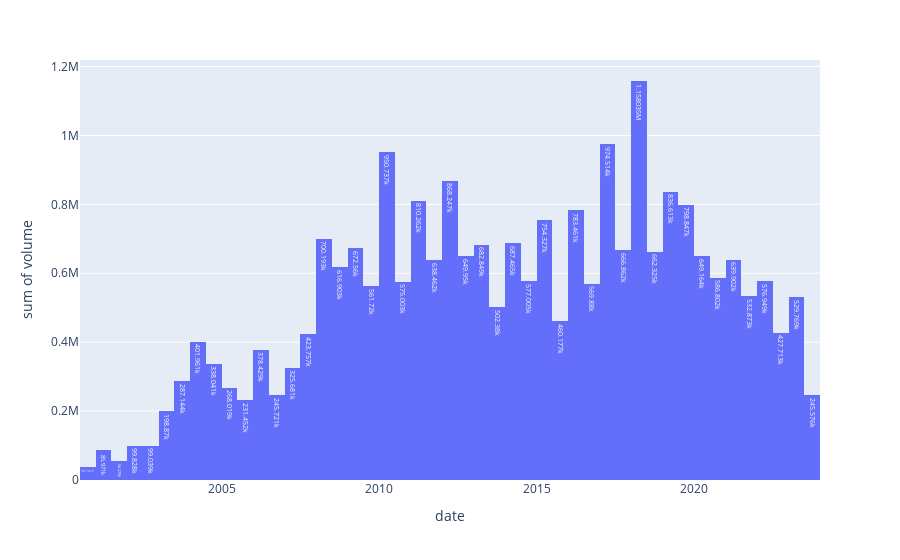

This figure's notebook cell:
### Code cell
fig = px.histogram(df, x=df.index, y='volume', text_auto = True, hover_data  = df.columns)
fig.show()

### Figure 1 — Plotly figure (JSON) as saved in the notebook; plotly's stock layout.template omitted (floating-point values rounded to 4 significant figures; data arrays with more than 128 entries replaced by an {"elided": "..."} marker saying what was removed)
{"data": [{"alignmentgroup": "True", "bingroup": "x", "histfunc": "sum", "hovertemplate": "date=%{x}<br>sum of volume=%{y}<extra></extra>", "legendgroup": "", "marker": {"color": "#636efa", "pattern": {"shape": ""}}, "name": "", "offsetgroup": "", "orientation": "v", "showlegend": false, "texttemplate": "%{value}", "type": "histogram", "x": {"elided": "5785 str values"}, "xaxis": "x", "y": {"elided": "5785 int values"}, "yaxis": "y"}], "layout": {"barmode": "relative", "legend": {"tracegroupgap": 0}, "margin": {"t": 60}, "xaxis": {"anchor": "y", "domain": [0, 1], "title": {"text": "date"}}, "yaxis": {"anchor": "x", "domain": [0, 1], "title": {"text": "sum of volume"}}}}
